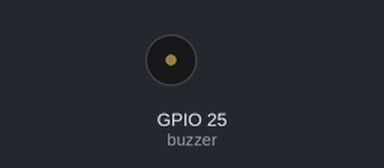
The sketch below on a simulated ESP32. Parts: buzzer (waves = sounding).

Above: at 0.1 s.
At 1.1 s:
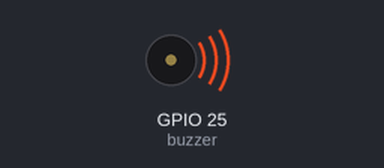
Timing chart, 0 to 40.0 s (numbered marks = the images above):
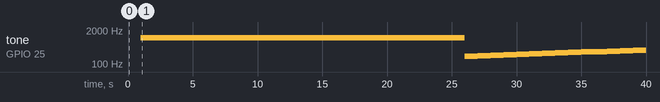

Measured:
- by itself, tone on GPIO 25 (buzzer): plays 1000 Hz for 25.0 s, 200 Hz for 1.0 s, 210 Hz for 1.0 s, 220 Hz for 1.0 s, 230 Hz for 1.0 s, 240 Hz for 1.0 s … (15 notes in this stretch)

The sketch:

LEDC_PWM_BUZZER.ino
```cpp
//蜂鸣器 25号管脚
const int buzzer = 25;

//pwm
const int f = 1000;
const int c = 0;
const int r = 8;
const int d = 128 ;//占空比 取值在0-255 控制响度

void setup() {
  ledcSetup(c,f,r);
  ledcAttachPin(buzzer,c);
}

void loop() {
  //固定频率修改占空比查看响度变化
  ledcWriteTone(c,f);
  for(int d = 0;d<=255;d = d+10){
      ledcWrite(c,d);
      delay(1000);
  }

  //固定占空比修改频率查看音调的变化
  ledcWrite(c,d);
  for(int f = 200;f<=2000;f = f+10){
      ledcWriteTone(c,f);
      delay(1000);
  }
}
```
